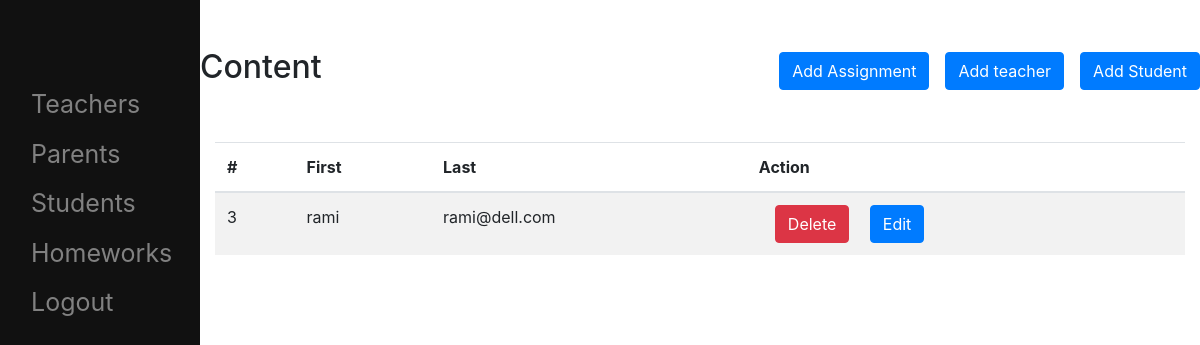
Before: /pages/dashboard.php (signed in) with the older database file.
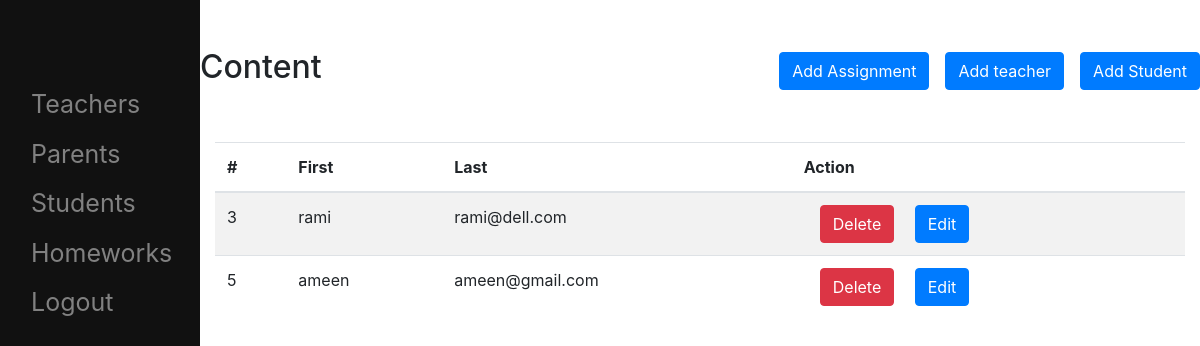
After: the same page with the newer database file.
### tables this page shows
CREATE TABLE `users` (
  `userID` int(11) NOT NULL,
  `userName` varchar(100) NOT NULL,
  `userEmail` varchar(100) NOT NULL,
  `userPassword` varchar(100) NOT NULL,
  `userRole` varchar(50) NOT NULL
);

### pages/dashboard.php (the view, shortened to what this page needs)
<!DOCTYPE html>
<html>
<head>
    <link rel="stylesheet" href="../styles/dashboard.css" />
    <link rel="stylesheet" href="https://stackpath.bootstrapcdn.com/bootstrap/4.4.1/css/bootstrap.min.css"
 />
</head>
<body>
    <div class="dashboard-container container">
        <div class="row">
            <div class="sidemenu-container col-md-2">
                <div style="height:5em"></div>
                <a href="dashboard.php?member=teacher">Teachers</a>
                <a href="dashboard.php?member=parent">Parents</a>
                <a href="dashboard.php?member=student">Students</a>
                <a href="dashboard.php?member=assignment">Homeworks</a>
                <a href="dashboard.php?member=logout">Logout</a>
            </div>
            <div class="content-container col-md-10">
                <div class="row">
                    <div style="display: flex;flex:0.4">
                        <h2>Content</h2>
                    </div>
                    <div style="display: flex;flex:0.6;align-items: center; justify-content: flex-end;">
                        <button type="button" class="btn btn-primary" data-toggle="modal" data-target="#teacherForm">
                            Add Assignment
                        </button>
                        <button type="button" class="btn btn-primary" data-toggle="modal" data-target="#addTeacherForm">
                            Add teacher
                        </button>
                        <button type="button" class="btn btn-primary" data-toggle="modal" data-target="#addStudentForm">
                            Add Student
                        </button>
                    </div>
                </div>
                <?php
                if (isset($_GET['member'])) {
                    $member = $_GET['member'];
                    runMyFunction($member);
                } else {
                    if ($_SESSION["userRole"] == "admin")
                        runMyFunction("teacher");
                    else runMyFunction("assignment");
                }
                function runMyFunction($member)
                {
                    require("connection.php");
                    if (isset($_SESSION['is_logged_in'])) {
                        if ($_SESSION['is_logged_in'] == 1) {
                            switch ($member) {
                                case 'teacher':
                                    $query = "SELECT * FROM users where userRole='$member'";
                                    $result = mysqli_query($con, $query);
                                    $r = mysqli_num_rows($result);
                                    echo "<table class='table table-striped'><thead> <tr>";
                                    echo "<th scope='col'>#</th>  <th scope='col'>First</th><th scope='col'>Last</th><th scope='col'>Action</th></tr></thead><tbody>";
                                    for ($j = 0; $j < $r; $j++) {
                                        $row = mysqli_fetch_row($result);
                                        echo "<tr><td> $row[0] </td> <td>$row[1] </td><td>$row[2] </td><td><button class='btn btn-danger' >Delete</button> <button class='btn btn-primary'>Edit</button> </td></tr>";
                                    }
                                    echo "</tbody></table>";
                                    break;
                            }
                        }
                    } else {
                        session_unset();
                        session_destroy();
                        echo "<script> location.replace('login.php') </script>";
                    }
                }
                ?>
            </div>
        </div>
    </div>
</body>
</html>

### styles/dashboard.css (style rules this page uses)
.dashboard-container { max-width: 100vw !important; }
h2 { padding: 1.5em 0; }
button { margin-left: 1em !important; }
.sidemenu-container { height: 100vh; background-color: #111; overflow-x: hidden; }
.sidemenu-container a { padding: 6px 8px 6px 16px; text-decoration: none; font-size: 25px; color: #818181; display: block; }

Changed rows visible on the page:
added users: userID "5", userName "ameen", userEmail "ameen@gmail.com"
